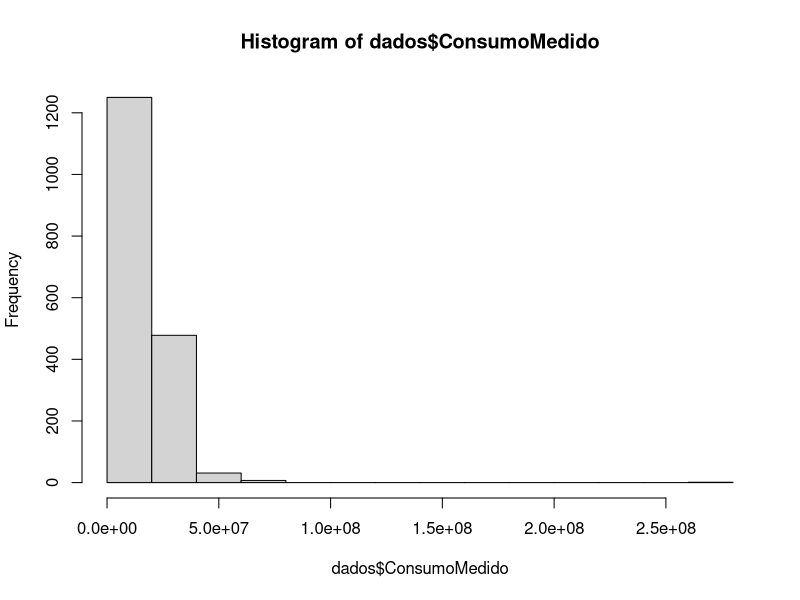
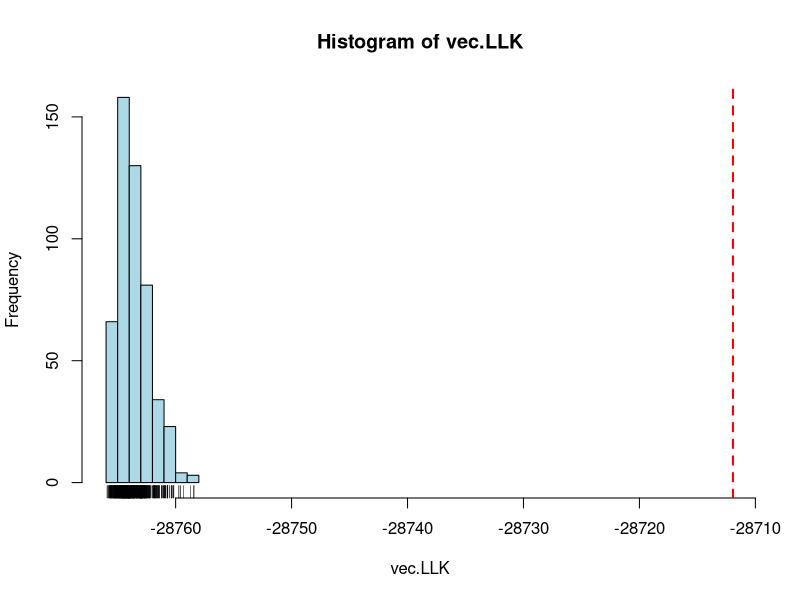

The R script that drew these images, in order:
## Implementacao rapida Marcelo
## 08/07/2020

 rm(list=ls(all=TRUE))

 require(openxlsx)

 dados <- read.xlsx("DadosAlimentadoresCEMIG_XY.xlsx")
 dados <- na.omit(dados)
 hist(dados$ConsumoMedido)

 # Matriz de distancia
   matDist <- as.matrix( dist(dados[,c("x","y")], method = "euclidean") )

 # Matriz de indices
   matIDX <- matrix(NA, nrow(matDist), ncol(matDist))
   for(idx in 1:nrow(matDist)){
      matIDX[idx,] <- order(matDist[idx,], decreasing=FALSE)
   }

   rm(matDist) ## Apaga da memoria a matriz de distancias

 # - - - - - - - - - - - - - - - - - - - - - - - - - - - - - - - - - - - - - -
 # Varredura sobre TODOS os centroides com cluster de tamanho "k"
   k <- 350
   N <- nrow(matIDX)
   dados$LLK <- rep(NA, N) 

   for(idx in 1:nrow(matIDX)){
      pos    <- matIDX[idx,]
      x.in   <- dados$ConsumoMedido[pos[1:k]]
      x.out  <- dados$ConsumoMedido[pos[(k+1):N]]

      sigma2 <- sum( (x.in - mean(x.in))^2 ) + sum( (x.out - mean(x.out))^2 )
      sigma2 <- sigma2/N

      dados$LLK[idx] <- -N*log(sigma2)/2
   }
   BestIDX <- which.max(dados$LLK)
   BestLLK <- max(dados$LLK)

 # - - - - - - - - - - - - - - - - - - - - - - - - - - - - - - - - - - - - - -
 # SIMULACAO DE MONTE CARLO
   nsim    <- 499 ## Numero de simulacoes
   vec.LLK <- rep(NA, nsim)

   for(s in 1:nsim){
     consumo <- sample(dados$ConsumoMedido, N)
     vLLK    <- rep(NA, N)

     for(idx in 1:nrow(matIDX)){
        pos    <- matIDX[idx,]
        x.in   <- consumo[pos[1:k]]
        x.out  <- consumo[pos[(k+1):N]]

        sigma2 <- sum( (x.in - mean(x.in))^2 ) + sum( (x.out - mean(x.out))^2 )
        sigma2 <- sigma2/N

        vLLK[idx] <- -N*log(sigma2)/2
     }
     vec.LLK[s] <- max(vLLK)
   }

   ## Calcula o p-valor
   hist(vec.LLK, xlim=c(min(c(vec.LLK,BestLLK)), max(c(vec.LLK,BestLLK))), col="light blue") 
   rug(vec.LLK)
   abline(v=BestLLK, lwd=2, lty=2, col="red")
   pvalor <- (sum(vec.LLK > BestLLK) + 1)/(nsim + 1)

